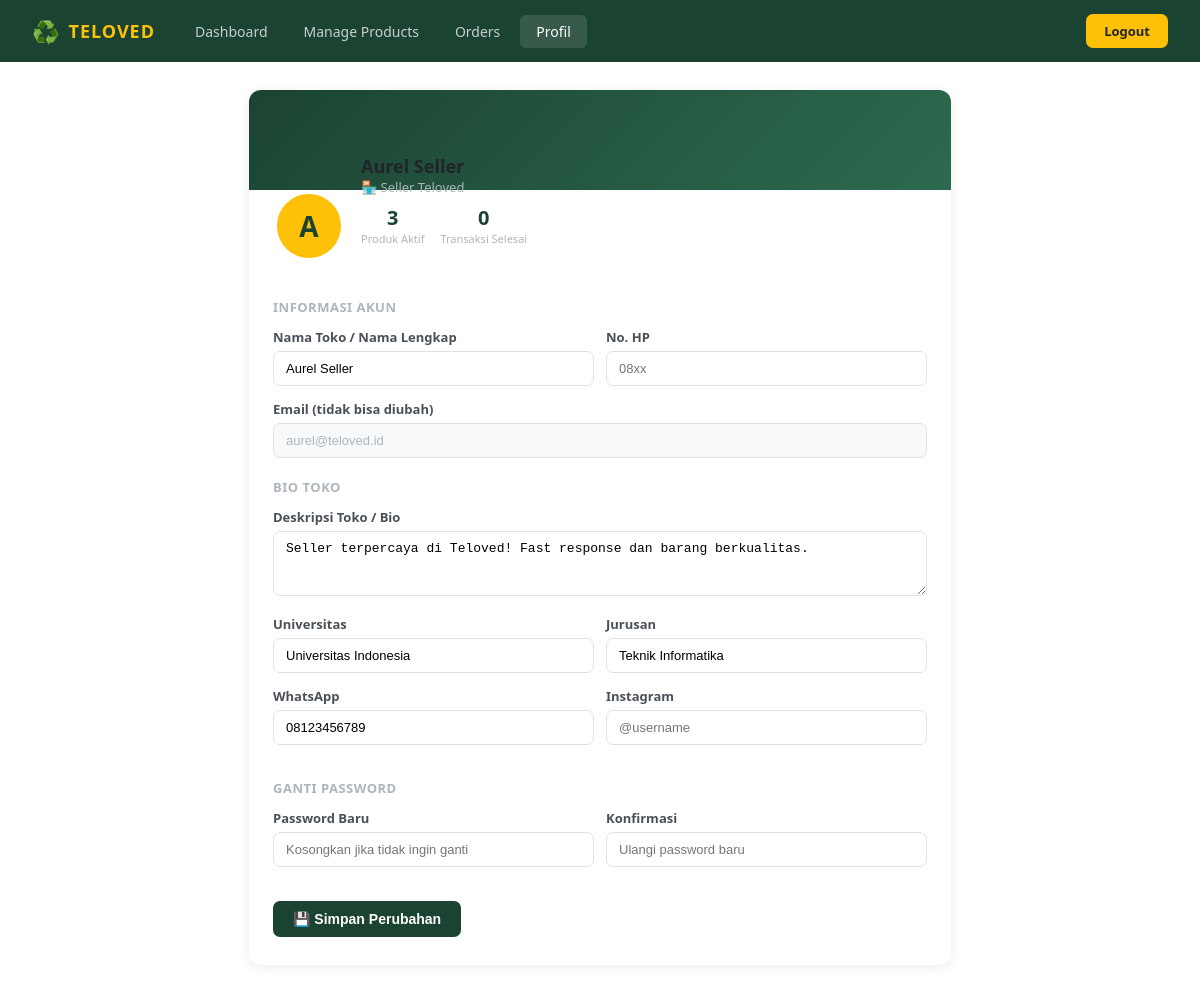
Screenshot of /seller/profile.php (signed in) with the database file from the repository.
### tables this page shows
CREATE TABLE profiles (
    id INT AUTO_INCREMENT PRIMARY KEY,
    user_id INT NOT NULL UNIQUE,
    bio TEXT,
    university VARCHAR(150),
    major VARCHAR(150),
    whatsapp VARCHAR(20),
    instagram VARCHAR(100),
    banner_photo VARCHAR(255) DEFAULT NULL,
    total_sales INT DEFAULT 0,
    created_at TIMESTAMP DEFAULT CURRENT_TIMESTAMP,
    updated_at TIMESTAMP DEFAULT CURRENT_TIMESTAMP ON UPDATE CURRENT_TIMESTAMP,
    FOREIGN KEY (user_id) REFERENCES users(id) ON DELETE CASCADE
);

### includes/config.php (called while the page is built, shortened)
<?php
function requireAuth($role = null) {
    return $_SESSION['user'];
}

### seller/profile.php (the view, shortened to what this page needs)
<?php
require_once '../includes/config.php';
$user = requireAuth('seller');
$db   = getDB();
$userId = $user['id'];
$profile = $db->prepare("SELECT * FROM profiles WHERE user_id=?");
$profile->execute([$userId]);
$profile = $profile->fetch();
$totalSales = $db->prepare("SELECT COUNT(*) FROM checkouts WHERE seller_id=? AND status='completed'");
$totalSales->execute([$userId]);
$totalSales = $totalSales->fetchColumn();
$totalProducts = $db->prepare("SELECT COUNT(*) FROM products WHERE seller_id=? AND status='active'");
$totalProducts->execute([$userId]);
$totalProducts = $totalProducts->fetchColumn();
?>
<!DOCTYPE html>
<html lang="id">
<head>
    <link rel="stylesheet" href="../assets/css/seller.css">
</head>
<body>
    <nav class="seller-nav">
        <div class="nav-brand"><span>♻️</span><a href="dashboard.php">TELOVED</a></div>
        <div class="nav-links">
            <a href="dashboard.php">Dashboard</a>
            <a href="products.php">Manage Products</a>
            <a href="orders.php">Orders</a>
            <a href="profile.php" class="active">Profil</a>
        </div>
        <a href="../logout.php" class="nav-logout">Logout</a>
    </nav>
    <div class="profile-page">
        <div class="profile-card">
            <div class="profile-banner"></div>
            <div class="profile-top">
                <div class="avatar-circle"><?= strtoupper(substr($user['name'], 0, 1)) ?></div>
                <div style="padding-bottom:8px">
                    <div style="font-size:18px;font-weight:700;color:#212529"><?= htmlspecialchars($user['name']) ?></div>
                    <div style="font-size:13px;color:#adb5bd">🏪 Seller Teloved</div>
                    <div class="seller-stats-mini" style="margin-top:8px">
                        <div class="stat-mini"><div class="num"><?= $totalProducts ?></div><div class="lbl">Produk Aktif</div></div>
                        <div class="stat-mini"><div class="num"><?= $totalSales ?></div><div class="lbl">Transaksi Selesai</div></div>
                    </div>
                </div>
            </div>
            <div class="profile-form">
                <form method="POST">
                    <div class="section-title">Informasi Akun</div>
                    <div class="form-row">
                        <div class="form-group">
                            <label>Nama Toko / Nama Lengkap</label>
                            <input type="text" name="name" value="<?= htmlspecialchars($user['name']) ?>" required>
                        </div>
                        <div class="form-group">
                            <label>No. HP</label>
                            <input type="text" name="phone" value="<?= htmlspecialchars($user['phone'] ?? '') ?>" placeholder="08xx">
                        </div>
                    </div>
                    <div class="form-group">
                        <label>Email (tidak bisa diubah)</label>
                        <input type="email" value="<?= htmlspecialchars($user['email']) ?>" disabled style="background:#f8f9fa;color:#adb5bd">
                    </div>
                    <div class="section-title">Bio Toko</div>
                    <div class="form-group">
                        <label>Deskripsi Toko / Bio</label>
                        <textarea name="bio" rows="3" placeholder="Deskripsikan toko kamu..."><?= htmlspecialchars($profile['bio'] ?? '') ?></textarea>
                    </div>
                    <div class="form-row">
                        <div class="form-group">
                            <label>Universitas</label>
                            <input type="text" name="university" value="<?= htmlspecialchars($profile['university'] ?? '') ?>">
                        </div>
                        <div class="form-group">
                            <label>Jurusan</label>
                            <input type="text" name="major" value="<?= htmlspecialchars($profile['major'] ?? '') ?>">
                        </div>
                    </div>
                    <div class="form-row">
                        <div class="form-group">
                            <label>WhatsApp</label>
                            <input type="text" name="whatsapp" value="<?= htmlspecialchars($profile['whatsapp'] ?? '') ?>" placeholder="08xx">
                        </div>
                        <div class="form-group">
                            <label>Instagram</label>
                            <input type="text" name="instagram" value="<?= htmlspecialchars($profile['instagram'] ?? '') ?>" placeholder="@username">
                        </div>
                    </div>
                    <div class="section-title">Ganti Password</div>
                    <div class="form-row">
                        <div class="form-group">
                            <label>Password Baru</label>
                            <input type="password" name="new_password" placeholder="Kosongkan jika tidak ingin ganti">
                        </div>
                        <div class="form-group">
                            <label>Konfirmasi</label>
                            <input type="password" name="confirm_password" placeholder="Ulangi password baru">
                        </div>
                    </div>
                    <div style="margin-top:20px">
                        <button type="submit" class="btn-primary">💾 Simpan Perubahan</button>
                    </div>
                </form>
            </div>
        </div>
    </div>
</body>
</html>

### assets/css/buyer.css (style rules this page uses)
* { margin: 0; padding: 0; box-sizing: border-box; }
:root { --primary: #1B4332; --primary-light: #2D6A4F; --accent: #FFC107; --accent-dark: #E0A800; --white: #FFFFFF; --gray-50: #F8F9FA; --gray-100: #F1F3F5; --gray-200: #E9ECEF; --gray-300: #DEE2E6; --gray-500: #ADB5BD; --gray-700: #495057; --gray-900: #212529; --danger: #DC3545; --success: #198754; --radius: 10px; --shadow: 0 2px 12px rgba(0,0,0,0.08); }
body { font-family: 'Segoe UI', system-ui, sans-serif; background: var(--white); color: var(--gray-900); }
.seller-nav { display: flex; align-items: center; padding: 14px 32px; background: var(--primary); gap: 24px; position: sticky; top: 0; z-index: 100; }
.nav-brand { display: flex; align-items: center; gap: 8px; text-decoration: none; color: var(--accent); font-size: 18px; font-weight: 800; letter-spacing: 1px; }
.nav-brand span { font-size: 22px; }
.nav-brand a { color: var(--accent); text-decoration: none; font-weight: 800; font-size: 18px; }
.nav-links { display: flex; gap: 4px; flex: 1; }
.nav-links a { padding: 7px 16px; color: rgba(255,255,255,0.75); text-decoration: none; font-size: 14px; border-radius: 6px; transition: all 0.2s; }
.nav-links a:hover, .nav-links a.active { background: rgba(255,255,255,0.12); color: var(--white); }
.nav-logout { padding: 8px 18px; background: var(--accent); color: var(--gray-900); border-radius: 7px; text-decoration: none; font-weight: 700; font-size: 13px; }
.form-group { margin-bottom: 14px; }
.form-group label { display: block; font-size: 13px; font-weight: 600; color: var(--gray-700); margin-bottom: 5px; }
.form-group input, .form-group select, .form-group textarea { width: 100%; padding: 9px 12px; border: 1.5px solid var(--gray-300); border-radius: 7px; font-size: 13px; outline: none; }
.form-row { display: grid; grid-template-columns: 1fr 1fr; gap: 12px; }
.btn-primary { padding: 10px 20px; background: var(--primary); color: var(--white); border: none; border-radius: 7px; font-size: 14px; font-weight: 600; cursor: pointer; text-decoration: none; display: inline-block; transition: background 0.2s; }

### seller/profile.php (style rules this page uses)
.profile-page { max-width: 750px; margin: 0 auto; padding: 28px 24px; }
.profile-card { background: #fff; border-radius: 12px; box-shadow: 0 2px 12px rgba(0,0,0,0.08); overflow: hidden; }
.profile-banner { height: 100px; background: linear-gradient(135deg, #1B4332, #2D6A4F); }
.profile-top { padding: 0 24px 16px; margin-top: -36px; display: flex; gap: 16px; align-items: flex-end; }
.avatar-circle { width: 72px; height: 72px; background: #FFC107; border-radius: 50%; border: 4px solid #fff; display: flex; align-items: center; justify-content: center; font-size: 28px; font-weight: 800; color: #1B4332; flex-shrink: 0; }
.seller-stats-mini { display: flex; gap: 16px; padding: 0 0 8px; }
.stat-mini { text-align: center; }
.stat-mini .num { font-size: 20px; font-weight: 700; color: #1B4332; }
.stat-mini .lbl { font-size: 11px; color: #adb5bd; }
.profile-form { padding: 0 24px 28px; }
.section-title { font-size: 13px; font-weight: 700; color: #adb5bd; text-transform: uppercase; letter-spacing: 0.5px; margin: 20px 0 12px; }
.form-row { display: grid; grid-template-columns: 1fr 1fr; gap: 12px; }

### rows the page displays
profiles: bio "Seller terpercaya di Teloved! Fast response dan barang berkualitas.", university "Universitas Indonesia", major "Teknik Informatika", whatsapp "08123456789"

### other values shown
substr($user['name'], 0, 1) "A"
$user['name'] "Aurel Seller"
$totalProducts "3"
$totalSales "0"
